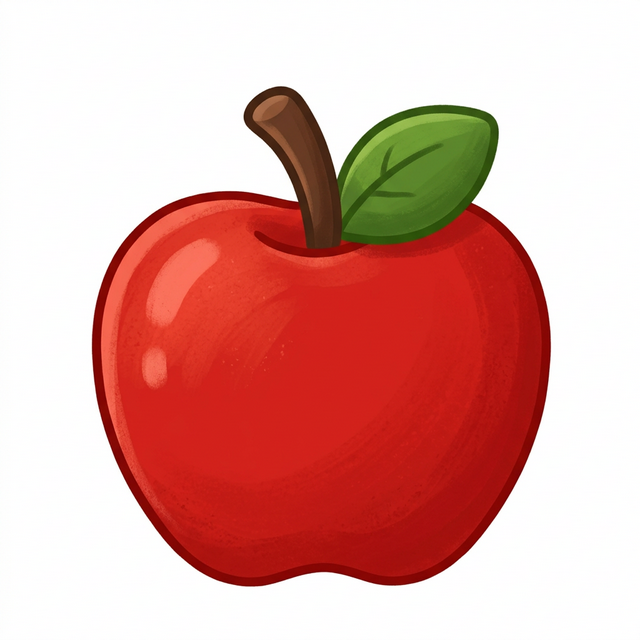
#> input picture assets/images/Apple.jpg, 640 x 640 px
$ python bbox_editor.py --image ../../../assets/images/Apple.jpg --output out.png
#> lines starting #> are read from the running program, lines starting #| are printed output that depends on the picture
import argparse
import json
import os
from dataclasses import dataclass, asdict
from typing import List, Optional, Dict, Any, Tuple

import matplotlib.pyplot as plt
from matplotlib.patches import Rectangle
from matplotlib.backend_bases import MouseEvent, KeyEvent
from matplotlib.widgets import TextBox
from PIL import Image


@dataclass
class BBox:
    x1: float
    y1: float
    x2: float
    y2: float


@dataclass
class Obj:
    id: str
    name: str
    bbox: BBox
    priority: int = 1


class BBoxEditor:
    """
    Simple interactive bounding-box editor for a single scene image.

    - Left click + drag on empty area: create new box
    - Click near a corner of an existing box then drag: resize
    - Click inside an existing box then drag: move
    - Keyboard:
        - n: rename selected box
        - d: delete selected box
        - s: save to JSON and print JS snippet
        - q: save and quit
    """

    CORNER_RADIUS = 3.0  # percent distance threshold for corner hit-test
    ROW_SPACING = 0.03   # vertical spacing for list entries in axes coords

    def __init__(self, image_path: str, objects: List[Obj], output_path: str):
#> called with image_path = '../../../assets/images/Apple.jpg', output_path = 'out.png'
        self.image_path = image_path
        self.objects: List[Obj] = objects
        self.output_path = output_path

        self.img = Image.open(self.image_path)
#> self.img is the input picture: PIL image 640x640 RGB; mean R, G, B 223, 166.2, 159.6

        # Disable default toolbar to prevent accidental zooming/panning
        plt.rcParams['toolbar'] = 'None'

        # Two-panel layout: image on the left, object list + name editor on the right
        self.fig, (self.ax, self.ax_list) = plt.subplots(
            1, 2, figsize=(12, 6), gridspec_kw={"width_ratios": [3, 1]}
        )
        self.ax.imshow(self.img)
        self.ax.axis("off")
        self.ax_list.set_xlim(0, 1)
        self.ax_list.set_ylim(0, 1)
        self.ax_list.set_yscale("linear")
        self.ax_list.axis("off")

        # Text box for renaming the currently selected object.
        # Keep it entirely in the right column (no overlap with image).
        name_ax = self.fig.add_axes([0.61, 0.04, 0.34, 0.06])
        self.name_box = TextBox(name_ax, "Name", initial="")
        self.name_box.on_submit(self.on_name_submit)

        # Matplotlib artists
        self.patches: Dict[str, Rectangle] = {}
        self.labels: Dict[str, Any] = {}
        self.list_rows: List[Tuple[float, str]] = []  # (y-position, obj_id)

        # Interaction state
        self.mode: Optional[str] = None  # "creating", "moving", "resizing"
        self.active_id: Optional[str] = None
        self.start_px: Optional[Tuple[float, float]] = None
        self.start_bbox: Optional[BBox] = None
        self.resizing_corner: Optional[str] = None  # "tl", "tr", "bl", "br"

        self._draw_all()

        self.cid_press = self.fig.canvas.mpl_connect("button_press_event", self.on_press)
        self.cid_release = self.fig.canvas.mpl_connect("button_release_event", self.on_release)
        self.cid_move = self.fig.canvas.mpl_connect("motion_notify_event", self.on_move)
        self.cid_key = self.fig.canvas.mpl_connect("key_press_event", self.on_key)

    # --- Utils ---------------------------------------------------------------

    # [20 lines left out: functions _percent_from_event, _get_obj, _set_active, not called in this run]

    def _draw_all(self):
        # Clear existing artists
        for p in self.patches.values():
            p.remove()
        for t in self.labels.values():
            t.remove()
        self.patches.clear()
        self.labels.clear()

        for obj in self.objects:
            self._draw_obj(obj)

        # Redraw object list on the right
        self.ax_list.clear()
        self.ax_list.set_xlim(0, 1)
        self.ax_list.set_ylim(0, 1)
        self.ax_list.set_yscale("linear")
        self.ax_list.axis("off")
        self.list_rows.clear()
        y = 0.97
        for idx, obj in enumerate(self.objects, start=1):
            marker = "→ " if obj.id == self.active_id else "  "
            self.ax_list.text(
                0.02,
                y,
                f"{marker}{idx}. {obj.name}",
                transform=self.ax_list.transAxes,
                fontsize=7,
                color="black",
            )
            self.list_rows.append((y, obj.id))
            y -= self.ROW_SPACING

        self.fig.canvas.draw_idle()

    # [166 lines left out: functions _draw_obj, _hit_test, on_press, on_move, on_release, not called in this run]

    def on_key(self, event: KeyEvent):
        if event.key == "s":
            self.save()
        # Deliberately avoid binding single-letter shortcuts like "q", "d", etc.
        # so that typing into the Name box does not trigger unexpected
        # actions. To quit, just close the window using the OS controls.

    # [38 lines left out: functions on_name_submit, save, not called in this run]


def load_seed(path: Optional[str]) -> List[Obj]:
    if not path or not os.path.exists(path):
        return []
    with open(path, "r", encoding="utf-8") as f:
        raw = json.load(f)
    objs: List[Obj] = []
    for item in raw:
        bbox = item.get("bbox") or {}
        objs.append(
            Obj(
                id=item.get("id", f"obj_{len(objs)+1}"),
                name=item.get("name", "Object"),
                bbox=BBox(
                    x1=float(bbox.get("x1", 10.0)),
                    y1=float(bbox.get("y1", 10.0)),
                    x2=float(bbox.get("x2", 20.0)),
                    y2=float(bbox.get("y2", 20.0)),
                ),
                priority=int(item.get("priority", 1)),
            )
        )
    return objs


def main():
    parser = argparse.ArgumentParser(description="Interactive bounding-box editor for I Spy scenes.")
    parser.add_argument("--image", required=True, help="Path to background image (e.g. scene_playground.jpg)")
    parser.add_argument("--output", required=True, help="Output JSON file for objects/bboxes")
    parser.add_argument("--seed", help="Optional existing JSON with objects to refine")
    args = parser.parse_args()

    objs = load_seed(args.seed)
    editor = BBoxEditor(args.image, objs, args.output)
    plt.show()
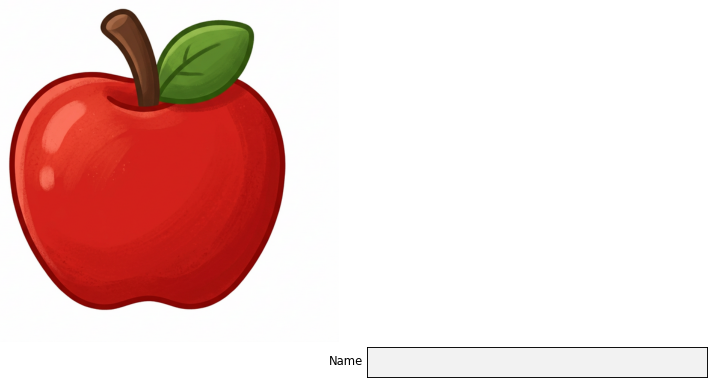
#> figure drawn by matplotlib, 2 panels


if __name__ == "__main__":
    main()

$ run again, on assets/images/Blender.jpg
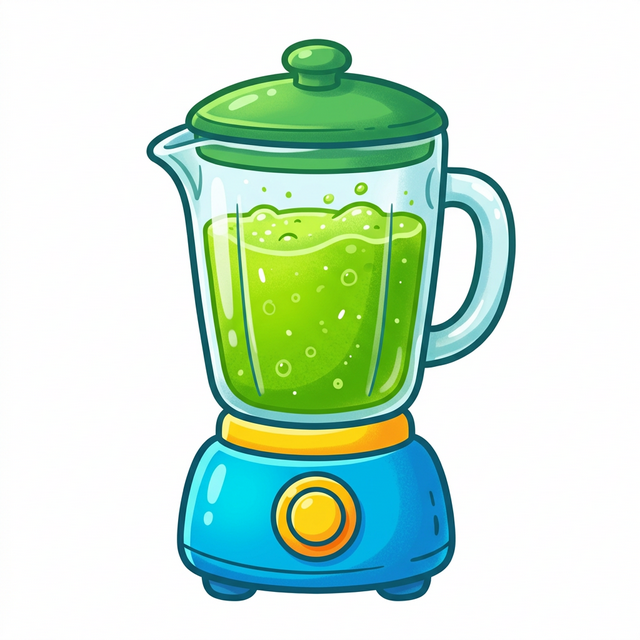
#> input picture assets/images/Blender.jpg, 640 x 640 px
#> in __init__, self.img is the input picture: PIL image 640x640 RGB; mean R, G, B 203.1, 229.3, 209.7
#> in main, `plt.show()`:
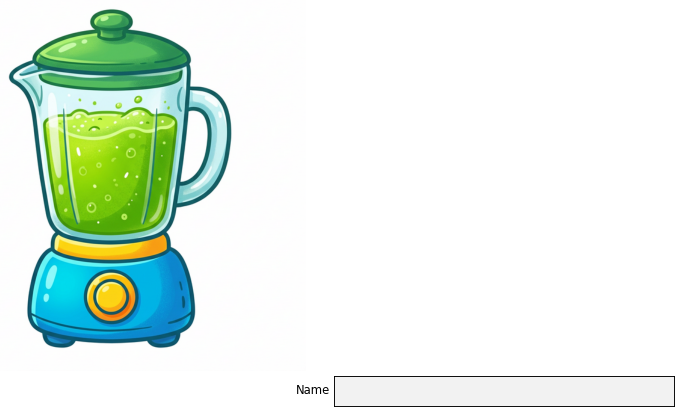
#> figure drawn by matplotlib, 2 panels

$ run again, on assets/images/Fork.jpg
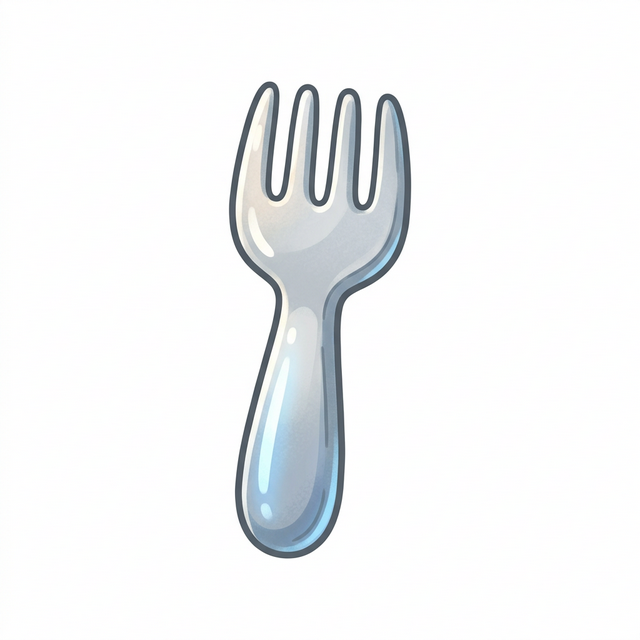
#> input picture assets/images/Fork.jpg, 640 x 640 px
#> in __init__, self.img is the input picture: PIL image 640x640 RGB; mean R, G, B 243.3, 244.7, 245.7
#> in main, `plt.show()`:
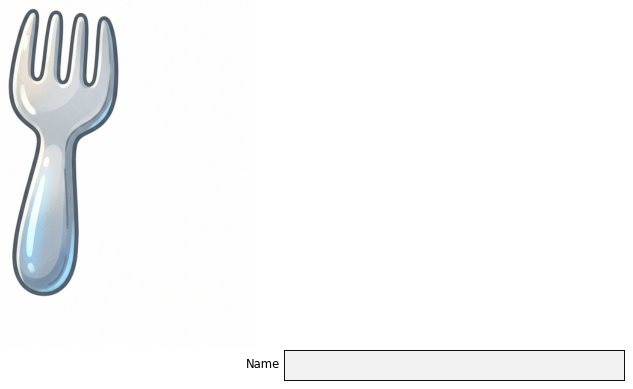
#> figure drawn by matplotlib, 2 panels

$ run again, on assets/images/Mug.jpg
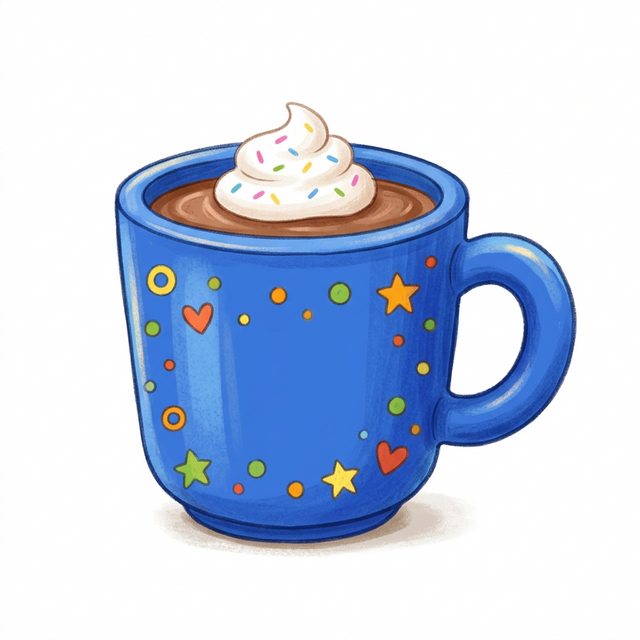
#> input picture assets/images/Mug.jpg, 640 x 640 px
#> in __init__, self.img is the input picture: PIL image 640x640 RGB; mean R, G, B 197.8, 209.3, 230.1
#> in main, `plt.show()`:
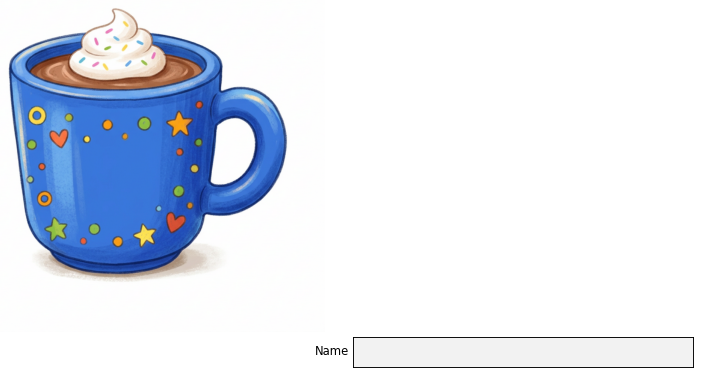
#> figure drawn by matplotlib, 2 panels
